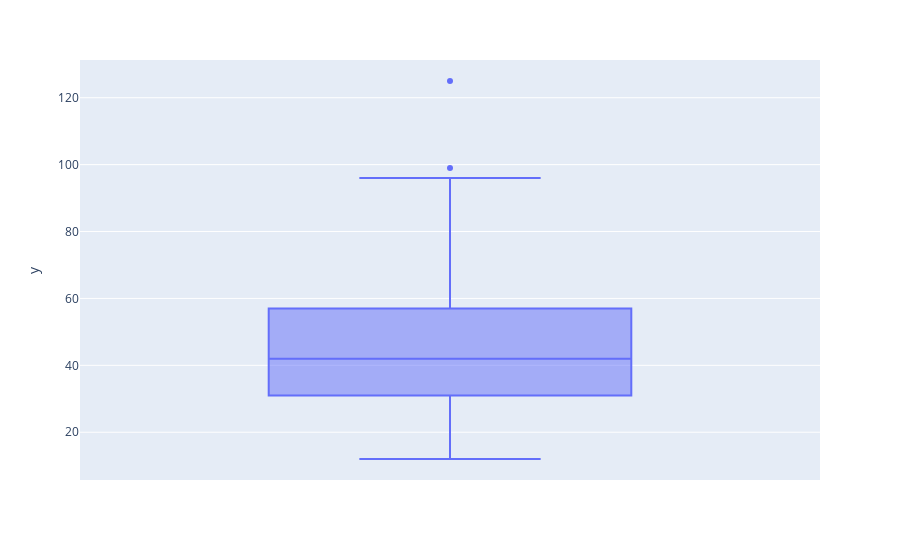

The code cell stored with this chart in its notebook:
### Code cell
px.box(y=icu["SAPS II"]) # diğerleri ile yanı işi yapar neden görüntü gelmediğini araştır

### Figure 1 — Plotly figure (JSON) as saved in the notebook; plotly's stock layout.template omitted (floating-point values rounded to 4 significant figures; data arrays with more than 128 entries replaced by an {"elided": "..."} marker saying what was removed)
{"data": [{"alignmentgroup": "True", "hovertemplate": "y=%{y}<extra></extra>", "legendgroup": "", "marker": {"color": "#636efa"}, "name": "", "notched": false, "offsetgroup": "", "orientation": "v", "showlegend": false, "type": "box", "x0": " ", "xaxis": "x", "y": {"elided": "500 int values"}, "y0": " ", "yaxis": "y"}], "layout": {"autosize": true, "boxmode": "group", "legend": {"tracegroupgap": 0}, "margin": {"t": 60}, "xaxis": {"anchor": "y", "autorange": true, "domain": [0, 1], "range": [-0.5, 0.5], "type": "category"}, "yaxis": {"anchor": "x", "autorange": true, "domain": [0, 1], "range": [5.722, 131.3], "title": {"text": "y"}, "type": "linear"}}}
